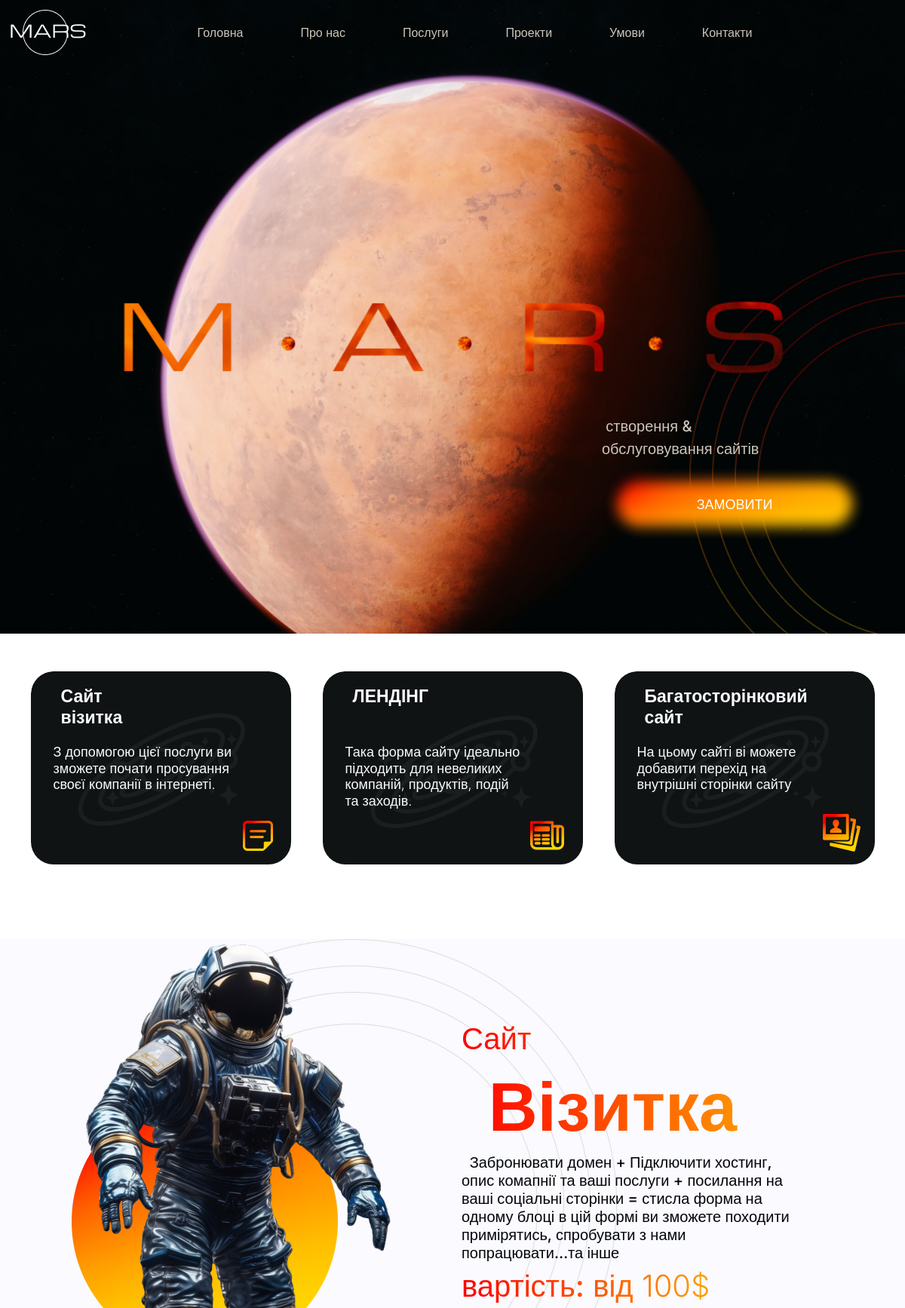
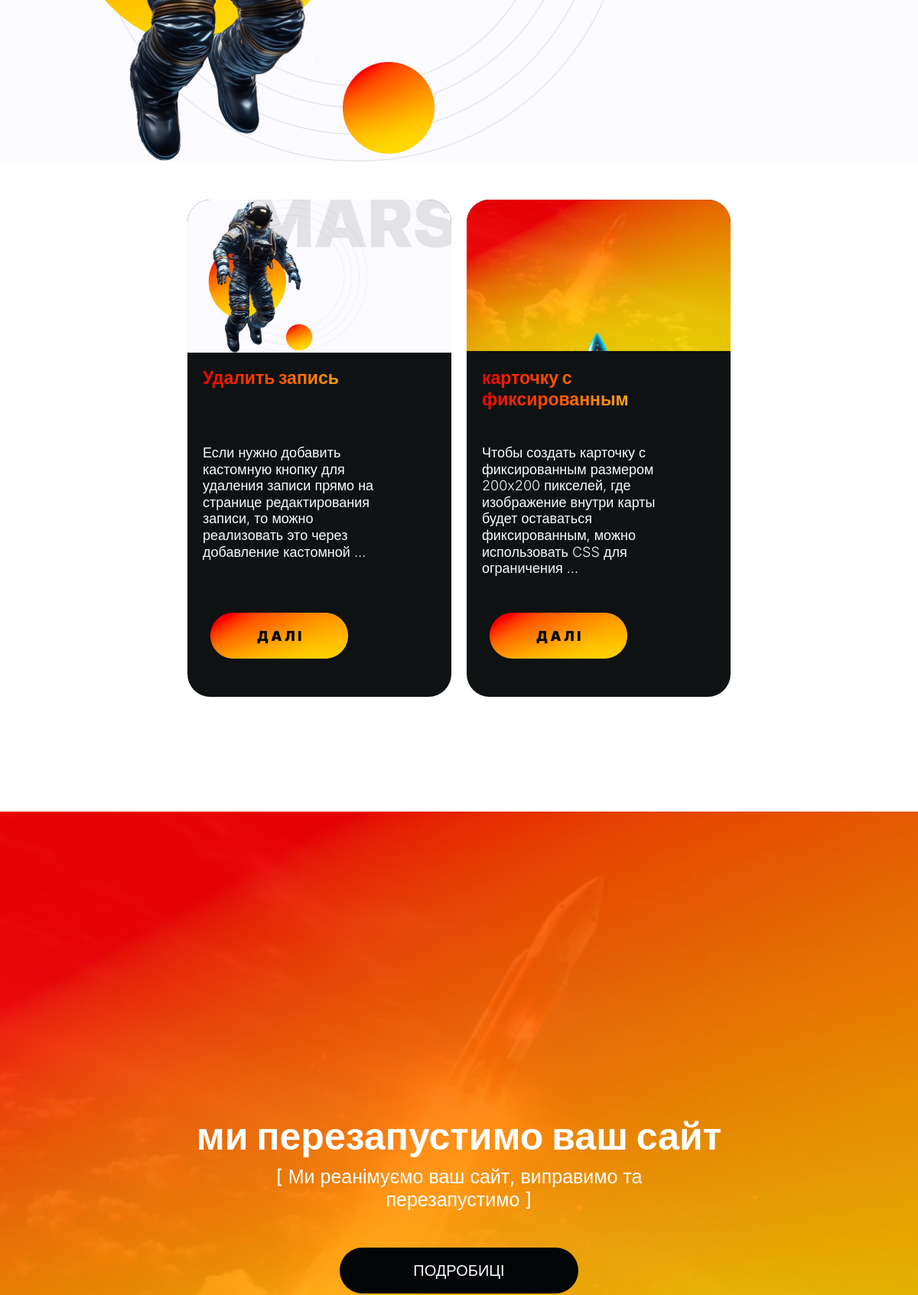
The page / (upper part) on the database its author committed (2 pictures, top to bottom).
### mars/models.py (models this page shows, shortened)
class WebSait(models.Model):
    name = models.CharField(max_length=200)
    description = models.TextField(blank=True)
    slug = models.SlugField(max_length=200, unique=True)
    image = models.ImageField(upload_to='web-site/%Y/%m/%d', blank=True)
    link = models.URLField()
    created = models.DateTimeField(auto_now_add=True)  # Автоматически добавляет дату создания записи
    updated = models.DateTimeField(auto_now=True)
    class Meta:
        ordering = ['name']
        indexes = [
            models.Index(fields=['id', 'slug']),
            models.Index(fields=['name']),
            models.Index(fields=['-created'])
        ]

### mars/views.py (the view)
# urls.py: path('', views.submith_question, name="index"),#главная
def submith_question(request):
    if request.method == 'POST':
        form = ContactForm(request.POST)
        if form.is_valid():
            form.save()
            return redirect('mars:index')
    else:
        form = ContactForm()
    items =   WebSait.objects.all()
    return render(request, 'app/pages/index.html', {'form': form, 'items': items})

### templates/app/pages/index.html (shortened to what this page needs)
<!doctype html>
<html lang="en">
{% load static %}
  <head>
    <link rel="stylesheet" href="https://cdnjs.cloudflare.com/ajax/libs/font-awesome/6.5.1/css/all.min.css">
    <link href="https://cdn.jsdelivr.net/npm/bootstrap@5.0.2/dist/css/bootstrap.min.css" rel="stylesheet">
    <link rel="stylesheet" href="https://unpkg.com/swiper/swiper-bundle.min.css" />
    <link rel="stylesheet" href="https://cdn.jsdelivr.net/npm/swiper@11/swiper-bundle.min.css"/>
    <link rel="stylesheet" href="{% static 'CSS/style.css' %}">
    <link rel="stylesheet" href="{% static 'CSS/media.css' %}">
  </head>
  <body>
  <section class="banner">
      <div class="image-banner">
        <nav class="navbar navbar-expand-lg navbar-light" style="position: absolute; top: 0; left: 0; right: 0; z-index: 100;">
          <div class="container-fluid">
            <a class="navbar-brand" href="#"><img src="{% static 'image/лого.png' %}" alt="Mars logo" style="width: 103px; height: 60px;"></a>
            <div class="collapse navbar-collapse" id="navbarNav">
              <ul class="navbar-nav me-auto mb-2 mb-lg-0">
                <li class="nav-item">
                  <a class="nav-link active" aria-current="page" href="{% url "mars:index" %}">Головна</a>
                </li>
                <li class="nav-item">
                  <a class="nav-link" href="{% url "mars:about" %}">Про нас</a>
                </li>
                <li class="nav-item">
                  <a class="nav-link" href="#">Послуги</a>
                </li>
                <li class="nav-item">
                  <a class="nav-link" href="#">Проекти</a>
                </li>
                <li class="nav-item">
                  <a class="nav-link" href="#">Умови</a>
                </li>
                <li class="nav-item">
                  <a class="nav-link" href="#">Контакти</a>
                </li>
              </ul>
            </div>
          </div>
        </nav>
        <div class="banner-title-top">
          <h1>&nbsp;створення &<br>обслуговування сайтів</h1>
          <div class="mars-button"><img src="{% static 'image/кнопка.png' %}"><span>ЗАМОВИТИ</span></div>
        </div>
      </div>
  </section>
  <section class="card-top-wark-section">
    <div class="conteiner-card-top-wark">
      <div class="card-top-wark" card-1 style="background-image: url({% static 'image/card_section1_one.png' %});" >
        <div class="card-title-top-wark">
          <h5>Сайт<br>візитка</h5>
        </div>
        <div class="card-item-top-wark">
          <h6>З допомогою цієї послуги ви зможете почати просування своєї компанії в інтернеті.</h6>
        </div>
      </div>
      <div class="card-top-wark" card-2 style="background-image: url({% static 'image/card_section1_two.png' %});" >
        <div class="card-title-top-wark">
          <h5>ЛЕНДІНГ</h5>
        </div>
        <div class="card-item-top-wark">
          <h6>Така форма сайту ідеально підходить для невеликих компаній, продуктів, подій та заходів.</h6>
        </div>
      </div>
        <div class="card-top-wark" card-3 style="background-image: url({% static 'image/card_section1_three.png' %});" >
          <div class="card-title-top-wark">
            <h5>Багатосторінковий<br>сайт</h5>
          </div>
          <div class="card-item-top-wark">
            <h6>На цьому сайті ві можете добавити перехід на внутрішні сторінки сайту</h6>
          </div>
        </div>
    </div>
  </section>
  <section class="vizitka-conteiner">
    <div class="vizitka-image">
      <div class="container">
        <div class="row justify-content-end">
            <div class="col-md-6">
                <div class="vizitka-text text-right">
                    <h2 class="vizi-text"><span class="vizi-span">Сайт</span><br>&nbsp;&nbsp;Візитка</h2>
                    <div class="vizitka-text_items">
                      <h5>&nbsp;&nbsp;Забронювати домен + Підключити хостинг, опис комапнії та ваші послуги + посилання на ваші соціальні сторінки = стисла форма на одному блоці в цій формі ви зможете походити примірятись, спробувати з нами попрацювати…та інше</h5>
                      <h6 class="vizi-text">вартість:<span class="vizi-span" style="color: #020607;">&nbsp;від 100$</span></h6>
                    </div>
                </div>
            </div>
        </div>
    </div>
  </section>
<section class="card-context-section">
    <div class="card-context-conteiner">
      {% for item in items|slice:"2:" %}
        <div class="card-context">
          <div class="card-context-img">
            <img src="{{ item.image.url }}" class="card-image" alt="{{item.name}}" style="object-fit: cover; width: 100%; height: 200px; border-radius: 30px 30px 0 0;">
          </div>
          <div class="card-context-title">
            <h5 class="vizi-text">{{ item.name }}</h5>
          </div>
          <div class="card-context-title_items">
           <h6>{{ item.description|truncatewords:20 }}</h6>
          </div>
          <div class="card-context-title_items_button" style="top: 90px;">
            <a href="{% url 'mars:websait_detail' item.slug %}"><div class="card-context-card mars-button-topcard"><img src="{% static 'image/Кнопка 3.png' %}"></div></a>
          </div>
        </div>
      {% endfor %}
    </div>
</section>
<section class="center-raceta-mars-section">
    <div class="center-raceta-mars_img-one">
      <div class="center-raceta-mars-conteiner">
        <h4>ми перезапустимо ваш сайт</h4>
      </div>
      <div class="center-raceta-mars-description">
        <h5>[ Ми реанімуємо ваш сайт, виправимо та перезапустимо  ]</h5>
      </div>
      <div class="button-center-raceta-mars">
        <button class="btn-center-racketa-mars">
          <a href="#">подробиці</a>
        </button>
      </div>
    </div>
</section>
  </body>
</html>

### static/CSS/media.css (style rules this page uses)
@media (max-width: 1240px) and (min-width: 768px) { .banner-title-top { top: 550px; right: 50px; } }

### rows shown on the page
WebSait: image (picture), name "Удалить запись", description "Если нужно добавить кастомную кнопку для удаления записи прямо на странице редактирования записи, то можно реализовать это через добавление кастомной …"
WebSait: image (picture), name "карточку с фиксированным", description "Чтобы создать карточку с фиксированным размером 200x200 пикселей, где изображение внутри карты будет оставаться фиксированным, можно использовать CSS для ограничения …"
